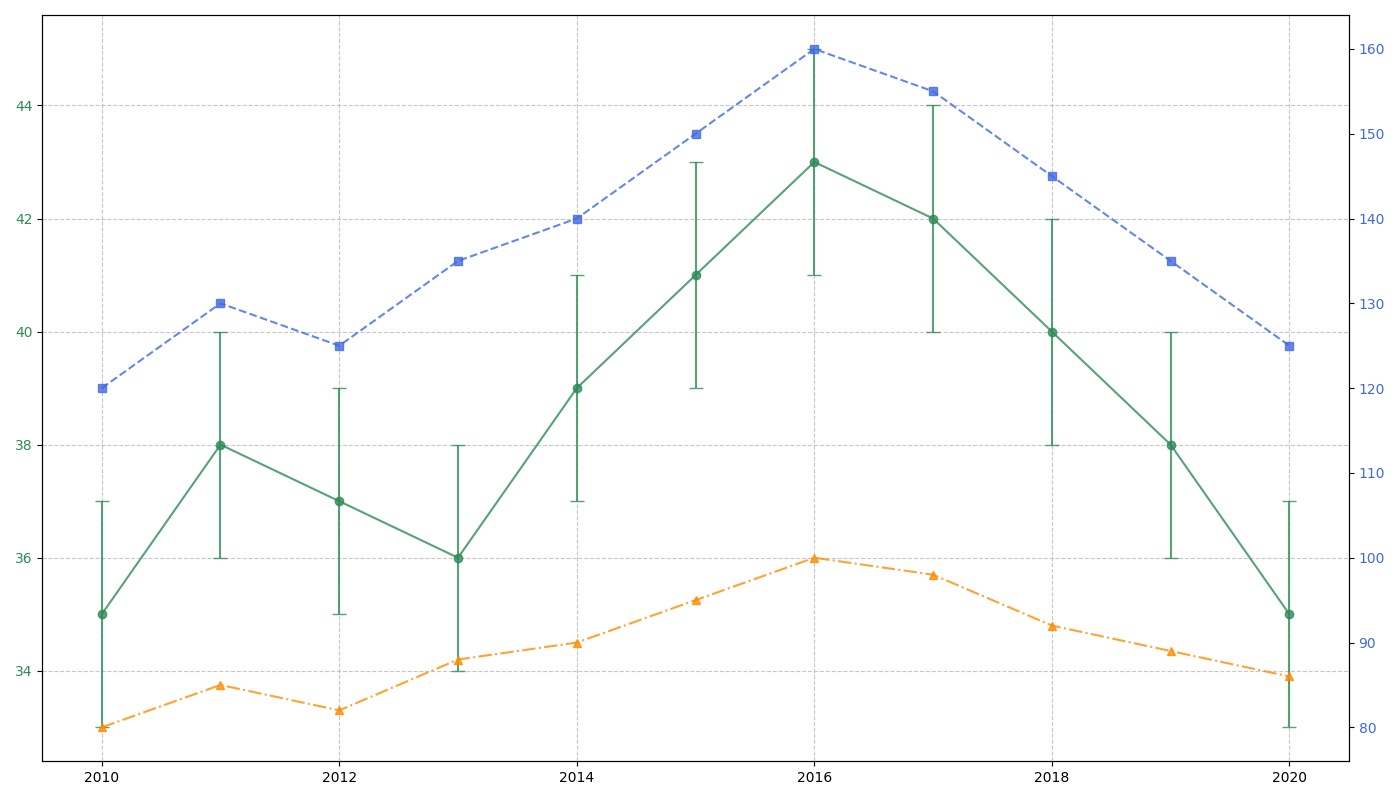

Reproduce this figure in Python.
import matplotlib.pyplot as plt
import numpy as np

years = np.arange(2010, 2021)
pm25_concentration = np.array([35, 38, 37, 36, 39, 41, 43, 42, 40, 38, 35])
asthma_cases = np.array([120, 130, 125, 135, 140, 150, 160, 155, 145, 135, 125])
respiratory_visits = np.array([80, 85, 82, 88, 90, 95, 100, 98, 92, 89, 86])
errors_pm25 = np.array([2 for _ in range(len(years))])

fig, ax1 = plt.subplots(figsize=(14, 8))

ax1.errorbar(years, pm25_concentration, yerr=errors_pm25, fmt='-o', capsize=5, color='seagreen', alpha=0.8)
ax1.tick_params(axis='y', labelcolor='seagreen')

ax2 = ax1.twinx()
ax2.plot(years, asthma_cases, linestyle='--', marker='s', color='royalblue', alpha=0.8)
ax2.tick_params(axis='y', labelcolor='royalblue')

ax2.plot(years, respiratory_visits, linestyle='-.', marker='^', color='darkorange', alpha=0.8)

ax1.grid(True, linestyle='--', alpha=0.7)

plt.tight_layout()
plt.show()
